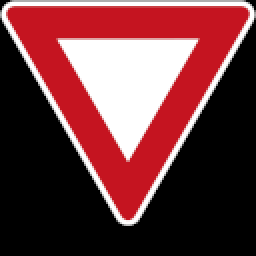
#> input picture src/matching/panneaux/AB23.png, 128 x 128 px, given in place of query2.jpg, which was not available (shown 2 times larger)
$ python match.py
#> lines starting #> are read from the running program, lines starting #| are printed output that depends on the picture; pictures that were not available may be replaced by others from this repository, and a replacement may not be noted
import cv2
import numpy as np
import os

reference_folder = 'panneaux/'
query_image_path = 'query2.jpg'

# Function to find matches and homography
def find_homography_and_matches(kp1, des1, kp2, des2):
    if des1 is None :
        print("des1 is NONE")
        return 0, None, None, []
    if des2 is None :
        print("des2 is NONE")
        return 0, None, None, []
    # Use BFMatcher to match descriptors
    bf = cv2.BFMatcher(cv2.NORM_HAMMING)
    matches = bf.knnMatch(des1, des2, k=2)

    # Apply ratio test as per Lowe's paper
    good = []
    for m, n in matches:
        if m.distance < 0.75 * n.distance:
            good.append(m)

    # Minimum number of matches
    MIN_MATCH_COUNT = 10
    print(f'ref_name {len(matches)}  {len(good)}')
    if len(good) > MIN_MATCH_COUNT:
        src_pts = np.float32([kp1[m.queryIdx].pt for m in good]).reshape(-1, 2)
        dst_pts = np.float32([kp2[m.trainIdx].pt for m in good]).reshape(-1, 2)

        # Find homography
        M, mask = cv2.findHomography(src_pts, dst_pts, cv2.RANSAC, 5.0)
        matchesMask = mask.ravel().tolist()

        return len(good), M, matchesMask, good
    else:
        return 0, None, None, []

# Load the query image in grayscale
img_query = cv2.imread(query_image_path, cv2.IMREAD_GRAYSCALE)
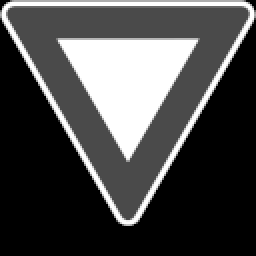
#> img_query: shape (128, 128) (shown 2 times larger); min 0, max 255, mean 73.1
if img_query is None:
    raise ValueError("No query image")
# Initialize AKAZE detector
akaze = cv2.AKAZE_create()

# Find keypoints and descriptors for the query image
kp_query, des_query = akaze.detectAndCompute(img_query, None)
#> kp_query = 1 keypoints; (x, y, size): (64, 73, 5.7)
if des_query is None:
    raise ValueError("Descriptors for the query image could not be computed.")

# Initialize variables to store the best match
best_match_count = 0
best_match_image = None
best_match_homography = None
best_match_mask = None
best_match_good = None
best_reference_kp = None
best_reference_image_name = ""

# Precompute keypoints and descriptors for all reference images
reference_images = []
for filename in os.listdir(reference_folder):

    if filename.endswith('.jpg') or filename.endswith('.png'):
        reference_image_path = os.path.join(reference_folder, filename)
        img_ref = cv2.imread(reference_image_path, cv2.IMREAD_GRAYSCALE)
        kp_ref, des_ref = akaze.detectAndCompute(img_ref, None)
#> kp_ref = 1 keypoints; (x, y, size): (64, 73, 5.7)
        print(f'adding {filename} with {len(kp_ref)}' )
#| adding AB23.png with 1
        reference_images.append((filename, img_ref, kp_ref, des_ref))
#> pass 2 of the loop `for filename in os.listdir(reference_folder):`:
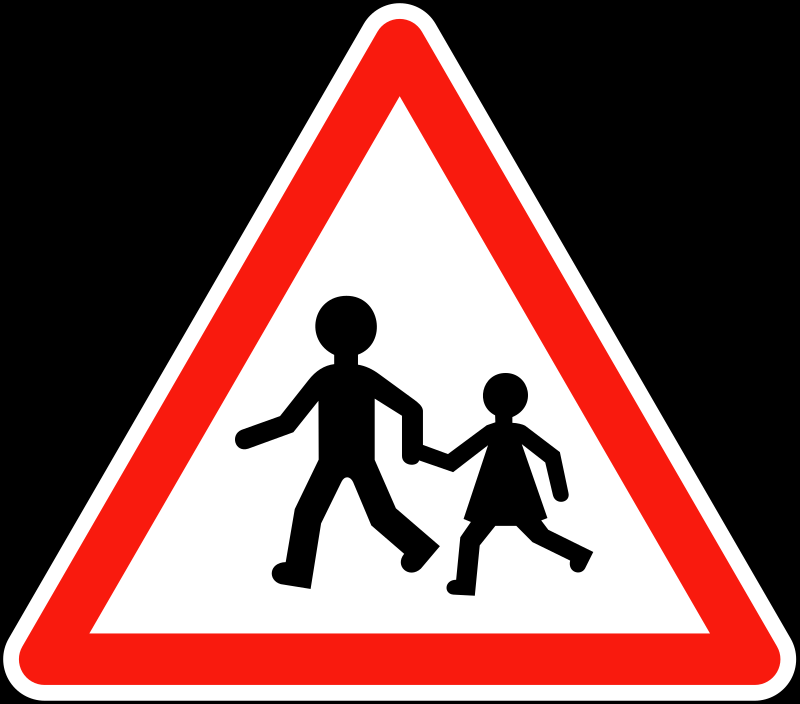
#> input picture src/matching/panneaux/France_road_sign_A13a.svg.png, 800 x 704 px
#> `img_ref = cv2.imread(reference_image_path, cv2.IMREAD_GRAYSCALE)`:
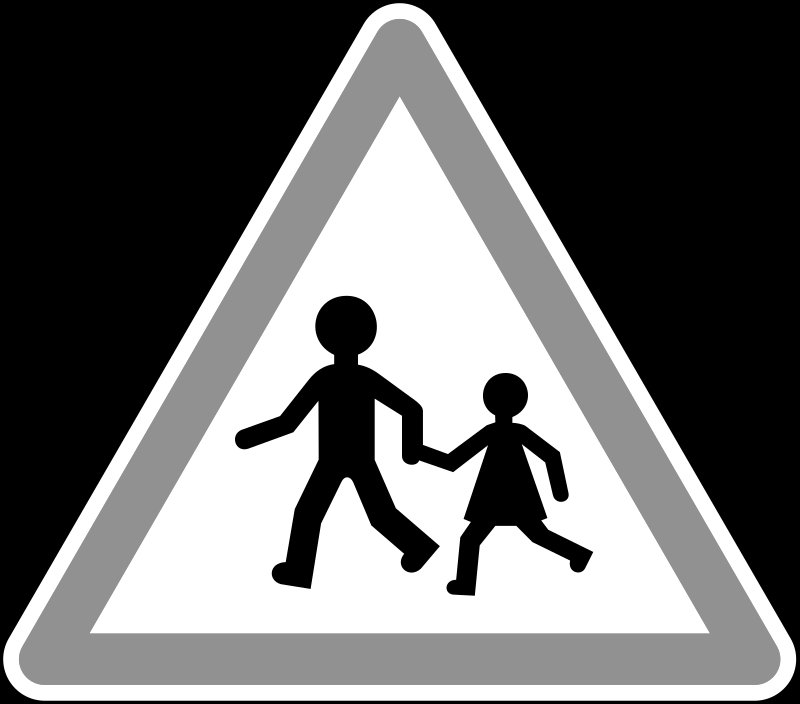
#> img_ref: shape (704, 800); min 0, max 255, mean 104.9
#> kp_ref = 317 keypoints; strongest (x, y, size): (579, 558, 16.1), (560, 492, 11.4), (463, 585, 16.1), (243, 439, 11.4)
#| adding France_road_sign_A13a.svg.png with 317
#> pass 3 of the loop `for filename in os.listdir(reference_folder):`:
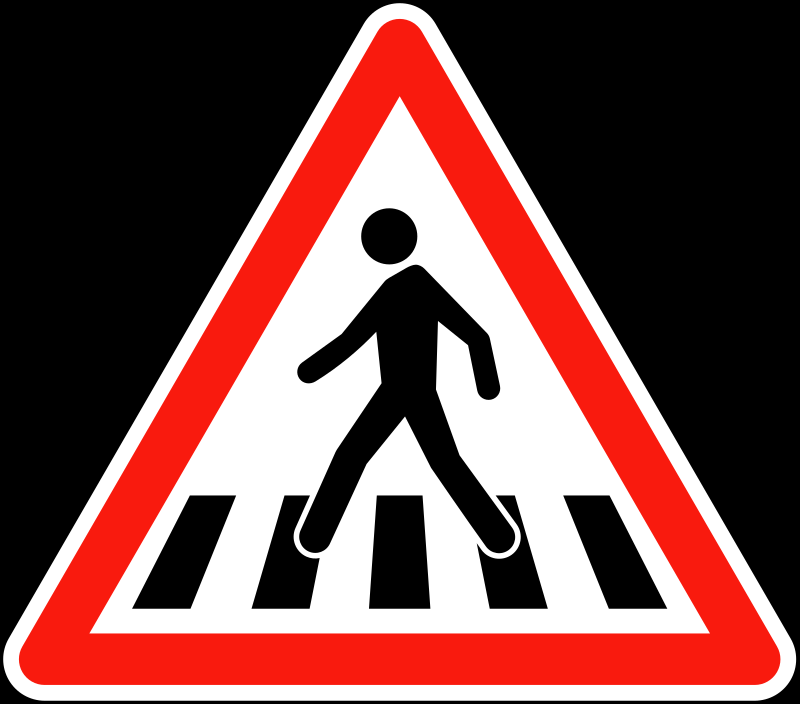
#> input picture src/matching/panneaux/France_road_sign_A13b.svg.png, 800 x 704 px
#> `img_ref = cv2.imread(reference_image_path, cv2.IMREAD_GRAYSCALE)`:
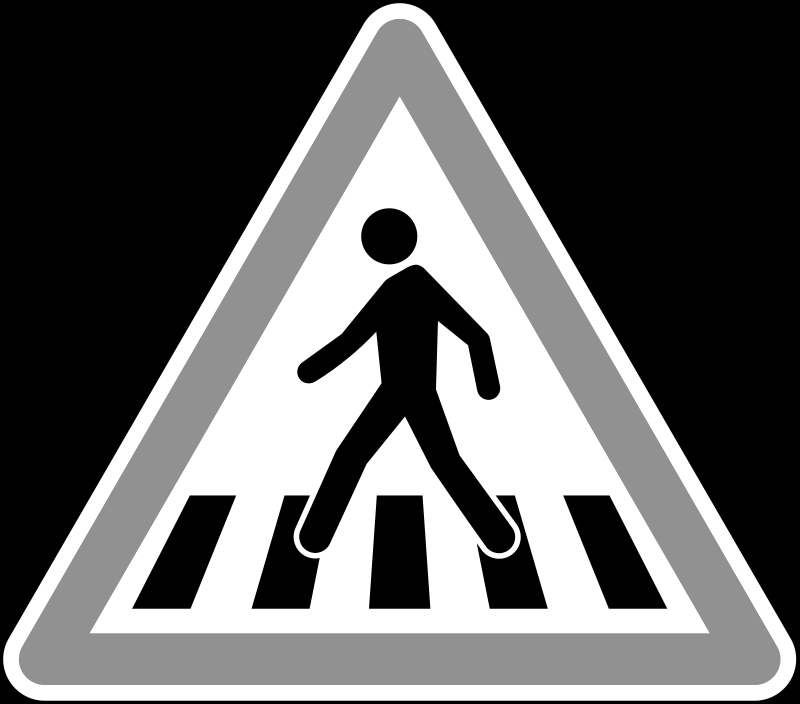
#> img_ref: shape (704, 800); min 0, max 255, mean 96.3
#> kp_ref = 359 keypoints; strongest (x, y, size): (488, 387, 16.1), (309, 371, 16.1), (488, 391, 11.4), (306, 373, 11.4)
#| adding France_road_sign_A13b.svg.png with 359
#> the loop made 4 passes; the first 3 are shown

# Iterate through all precomputed reference images
for ref_name, ref_img, kp_ref, des_ref in reference_images:
    # Find matches and homography with the current reference image
#> (the run stopped early here; a loop or call above may not have finished)
